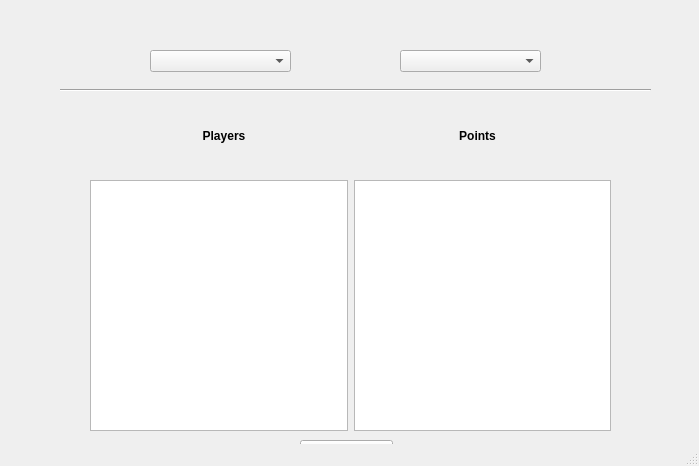
<?xml version="1.0" encoding="UTF-8"?>
<ui version="4.0">
 <class>EvaluateWindow</class>
 <widget class="QMainWindow" name="EvaluateWindow">
  <property name="geometry">
   <rect>
    <x>0</x>
    <y>0</y>
    <width>699</width>
    <height>466</height>
   </rect>
  </property>
  <property name="windowTitle">
   <string>MainWindow</string>
  </property>
  <widget class="QWidget" name="centralwidget">
   <widget class="QWidget" name="horizontalLayoutWidget">
    <property name="geometry">
     <rect>
      <x>90</x>
      <y>180</y>
      <width>521</width>
      <height>251</height>
     </rect>
    </property>
    <layout class="QHBoxLayout" name="horizontalLayout">
     <item>
      <widget class="QListView" name="listView"/>
     </item>
     <item>
      <widget class="QListView" name="listView_2"/>
     </item>
    </layout>
   </widget>
   <widget class="QWidget" name="horizontalLayoutWidget_2">
    <property name="geometry">
     <rect>
      <x>100</x>
      <y>110</y>
      <width>501</width>
      <height>51</height>
     </rect>
    </property>
    <layout class="QHBoxLayout" name="horizontalLayout_2">
     <item>
      <widget class="QLabel" name="Players">
       <property name="font">
        <font>
         <pointsize>9</pointsize>
         <weight>75</weight>
         <bold>true</bold>
        </font>
       </property>
       <property name="text">
        <string>Players</string>
       </property>
       <property name="alignment">
        <set>Qt::AlignCenter</set>
       </property>
       <property name="indent">
        <number>10</number>
       </property>
      </widget>
     </item>
     <item>
      <widget class="QLabel" name="Points">
       <property name="font">
        <font>
         <pointsize>9</pointsize>
         <weight>75</weight>
         <bold>true</bold>
        </font>
       </property>
       <property name="text">
        <string>Points</string>
       </property>
       <property name="alignment">
        <set>Qt::AlignCenter</set>
       </property>
       <property name="indent">
        <number>10</number>
       </property>
      </widget>
     </item>
    </layout>
   </widget>
   <widget class="QPushButton" name="Calculate">
    <property name="geometry">
     <rect>
      <x>300</x>
      <y>440</y>
      <width>93</width>
      <height>28</height>
     </rect>
    </property>
    <property name="text">
     <string>Calculate</string>
    </property>
   </widget>
   <widget class="QComboBox" name="SelectTeam">
    <property name="enabled">
     <bool>true</bool>
    </property>
    <property name="geometry">
     <rect>
      <x>150</x>
      <y>50</y>
      <width>141</width>
      <height>22</height>
     </rect>
    </property>
   </widget>
   <widget class="QComboBox" name="Selectmatch">
    <property name="geometry">
     <rect>
      <x>400</x>
      <y>50</y>
      <width>141</width>
      <height>22</height>
     </rect>
    </property>
   </widget>
   <widget class="Line" name="line">
    <property name="geometry">
     <rect>
      <x>60</x>
      <y>80</y>
      <width>591</width>
      <height>20</height>
     </rect>
    </property>
    <property name="orientation">
     <enum>Qt::Horizontal</enum>
    </property>
   </widget>
  </widget>
  <widget class="QStatusBar" name="statusbar"/>
 </widget>
 <resources/>
 <connections/>
</ui>
